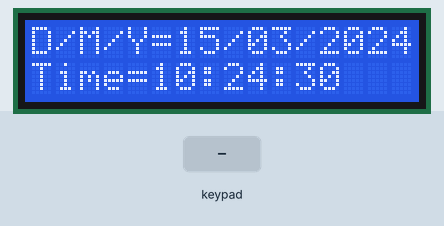
Simulated run of this sketch. Board: Arduino Uno, built with avr-gcc and run on an emulated ATmega328P. On the bench: 16×2 character LCD. Wiring (inferred from the names in the program): 24Cxx EEPROM at I2C address 0x50. The test bench sets the inputs (shaded band). The local clock reads 2024-03-15 10:24:30 at power-on unless the sketch sets it; EEPROM starts erased; what the sketch prints to the serial monitor is not drawn.

Above: at 1.0 s.
1.1 s: keypad keys 0 1 2 3 A pressed 0.4 s apart
At 3.5 s:
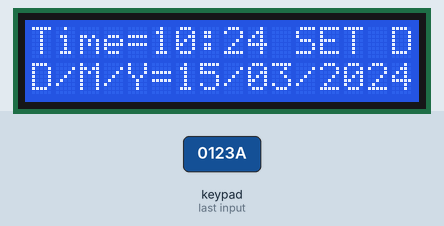
4.6 s: key 'A' pressed
At 5.6 s:
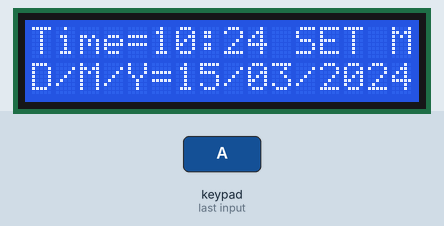
6.3 s: key 'B' pressed
7.9 s: key 'B' pressed
9.5 s: keypad keys 0 1 2 3 # pressed 0.4 s apart
At 12.8 s:
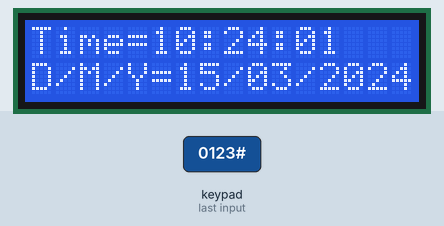
13.6 s: keypad keys 0 1 2 3 A pressed 0.4 s apart
At 15.8 s:
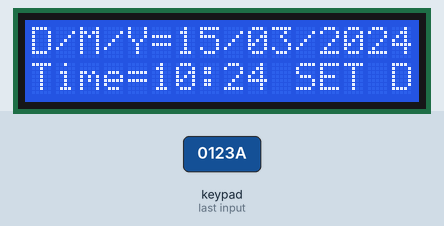
Timing chart, 0 to 17.3 s (numbered marks = the images above; inputs shaded):
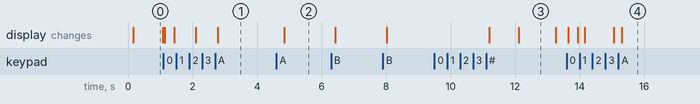

The sketch:

Lab_19_cp3.ino
```cpp
#include <Arduino_FreeRTOS.h>
#include <semphr.h>
#include <Wire.h>
#include <RTClib.h>
#include <LiquidCrystal_I2C.h>
#include <Keypad_I2C.h>
#include <Keypad.h>

#define LCD_ADDR     0x27
#define PCF_ADDR     0x20
#define EEPROM_ADDR  0x50

#define NUM_SLOTS    32

RTC_DS1307 rtc;
LiquidCrystal_I2C lcd(LCD_ADDR, 16, 2);

const byte ROWS = 4;
const byte COLS = 4;
char keys[ROWS][COLS] = {
  {'1', '2', '3', 'A'},
  {'4', '5', '6', 'B'},
  {'7', '8', '9', 'C'},
  {'*', '0', '#', 'D'}
};
byte rowPins[ROWS] = {0, 1, 2, 3};
byte colPins[COLS] = {4, 5, 6, 7};

Keypad_I2C customKeypad(makeKeymap(keys), rowPins, colPins, ROWS, COLS, PCF_ADDR);

SemaphoreHandle_t i2cMutex;

enum EditState { NORMAL, SET_HOUR, SET_MIN, SET_DAY, SET_MONTH, SET_YEAR };
EditState editMode = NORMAL;

int displayMode = 1;
int currentSlot = 0;
uint8_t currentSeq = 0;

int editHour = 0;
int editMin = 0;
int editDay = 1;
int editMonth = 1;
int editYear = 2026;
DateTime currentRTC;

int getMaxDays(int y, int m) {
  if (m == 2) {
    bool isLeap = ((y % 4 == 0 && y % 100 != 0) || (y % 400 == 0));
    return isLeap ? 29 : 28;
  }
  if (m == 4 || m == 6 || m == 9 || m == 11) return 30;
  return 31;
}

void writeEEPROM_24C32(uint16_t memAddr, uint8_t data) {
  Wire.beginTransmission(EEPROM_ADDR);
  Wire.write((uint8_t)(memAddr >> 8));
  Wire.write((uint8_t)(memAddr & 0xFF));
  Wire.write(data);
  Wire.endTransmission();
  delay(10);
}

uint8_t readEEPROM_24C32(uint16_t memAddr) {
  uint8_t rData = 0xFF;
  Wire.beginTransmission(EEPROM_ADDR);
  Wire.write((uint8_t)(memAddr >> 8));
  Wire.write((uint8_t)(memAddr & 0xFF));
  Wire.endTransmission();

  Wire.requestFrom((uint8_t)EEPROM_ADDR, (uint8_t)1);
  if (Wire.available()) {
    rData = Wire.read();
  }
  return rData;
}

void display_all_data_in_24C32() {
  Serial.println(F("\n--- Data in 24C32 EEPROM (Wear Leveling Slots) ---"));
  for (int i = 0; i < NUM_SLOTS * 2; i++) {
    uint8_t c = readEEPROM_24C32(i);
    if (i > 0 && i % 16 == 0) {
      Serial.println();
    }
    if (c < 0x10) Serial.print('0');
    Serial.print(c, HEX);
    Serial.print(' ');
  }
  Serial.println(F("\n-------------------------------------------------"));
}

void loadModeWearLeveling() {
  int bestSlot = -1;
  uint8_t maxSeq = 0;
  bool found = false;

  for (int i = 0; i < NUM_SLOTS; i++) {
    uint8_t seq = readEEPROM_24C32(i * 2);
    uint8_t mode = readEEPROM_24C32(i * 2 + 1);

    if (mode == 1 || mode == 2) {
      if (!found) {
        maxSeq = seq;
        bestSlot = i;
        found = true;
      } else {
        if ((uint8_t)(seq - maxSeq) < 128 && seq != maxSeq) {
          maxSeq = seq;
          bestSlot = i;
        }
      }
    }
  }

  if (found) {
    displayMode = readEEPROM_24C32(bestSlot * 2 + 1);
    currentSeq = maxSeq;
    currentSlot = (bestSlot + 1) % NUM_SLOTS;
  } else {
    displayMode = 1;
    currentSeq = 1;
    currentSlot = 0;
    writeEEPROM_24C32(0, currentSeq);
    writeEEPROM_24C32(1, displayMode);
    currentSlot = 1;
  }
}

void saveModeWearLeveling(uint8_t newMode) {
  currentSeq++;
  writeEEPROM_24C32(currentSlot * 2, currentSeq);
  writeEEPROM_24C32(currentSlot * 2 + 1, newMode);
  currentSlot = (currentSlot + 1) % NUM_SLOTS;
}

void TaskClock(void *pvParameters);
void TaskKeypad(void *pvParameters);

void setup() {
  Serial.begin(9600);
  Wire.begin();

  i2cMutex = xSemaphoreCreateMutex();

  xTaskCreate(TaskClock,  "ClockTask",  150, NULL, 1, NULL);
  xTaskCreate(TaskKeypad, "KeypadTask", 140, NULL, 2, NULL);

  vTaskStartScheduler();
}

void loop() {}

void printDateString() {
  lcd.print("D/M/Y=");
  int d = (editMode == NORMAL) ? currentRTC.day() : editDay;
  int m = (editMode == NORMAL) ? currentRTC.month() : editMonth;
  int y = (editMode == NORMAL) ? currentRTC.year() : editYear;

  if (d < 10) lcd.print('0');
  lcd.print(d);
  lcd.print('/');
  if (m < 10) lcd.print('0');
  lcd.print(m);
  lcd.print('/');
  lcd.print(y);
}

void printTimeString() {
  lcd.print("Time=");
  int h = (editMode == NORMAL) ? currentRTC.hour() : editHour;
  int mi = (editMode == NORMAL) ? currentRTC.minute() : editMin;

  if (h < 10) lcd.print('0');
  lcd.print(h);
  lcd.print(':');
  if (mi < 10) lcd.print('0');
  lcd.print(mi);

  if (editMode == NORMAL) {
    lcd.print(':');
    if (currentRTC.second() < 10) lcd.print('0');
    lcd.print(currentRTC.second());
    lcd.print("   ");
  } else if (editMode == SET_HOUR)  lcd.print(" SET H ");
  else if (editMode == SET_MIN)   lcd.print(" SET M ");
  else if (editMode == SET_DAY)   lcd.print(" SET D ");
  else if (editMode == SET_MONTH) lcd.print(" SET MO");
  else if (editMode == SET_YEAR)  lcd.print(" SET Y ");
}

void TaskClock(void *pvParameters) {
  if (xSemaphoreTake(i2cMutex, portMAX_DELAY) == pdTRUE) {
    lcd.init();
    lcd.backlight();
    lcd.clear();

    if (!rtc.begin()) {
      lcd.print("RTC Fail!");
    }

    // สั่งให้ Oscillator ทำงานถ้ายังไม่เริ่มรัน
    if (!rtc.isrunning()) {
      rtc.adjust(DateTime(F(__DATE__), F(__TIME__)));
    }

    loadModeWearLeveling();

    xSemaphoreGive(i2cMutex);
  }

  for (;;) {
    if (xSemaphoreTake(i2cMutex, portMAX_DELAY) == pdTRUE) {
      // ดึงเวลาจริงจาก RTC ตลอดเวลาเมื่ออยู่ในโหมดปกติ
      if (editMode == NORMAL) {
        currentRTC = rtc.now();
      }

      if (displayMode == 1) {
        lcd.setCursor(0, 0);
        printDateString();
        lcd.setCursor(0, 1);
        printTimeString();
      } else {
        lcd.setCursor(0, 0);
        printTimeString();
        lcd.setCursor(0, 1);
        printDateString();
      }

      xSemaphoreGive(i2cMutex);
    }
    vTaskDelay(pdMS_TO_TICKS(200));
  }
}

void TaskKeypad(void *pvParameters) {
  if (xSemaphoreTake(i2cMutex, portMAX_DELAY) == pdTRUE) {
    customKeypad.begin();
    xSemaphoreGive(i2cMutex);
  }

  for (;;) {
    char key = NO_KEY;

    if (xSemaphoreTake(i2cMutex, portMAX_DELAY) == pdTRUE) {
      key = customKeypad.getKey();
      xSemaphoreGive(i2cMutex);
    }

    if (key != NO_KEY) {
      // ปุ่ม 0: Toggle Mode 1 <-> Mode 2
      if (key == '0' && editMode == NORMAL) {
        displayMode = (displayMode == 1) ? 2 : 1;
        if (xSemaphoreTake(i2cMutex, portMAX_DELAY) == pdTRUE) {
          saveModeWearLeveling(displayMode);
          lcd.clear();
          display_all_data_in_24C32();
          xSemaphoreGive(i2cMutex);
        }
      }
      // ปุ่ม A: เข้าโหมดตั้ง วัน -> เดือน -> ปี -> วัน
      else if (key == 'A') {
        if (editMode == NORMAL) {
          editHour  = currentRTC.hour();
          editMin   = currentRTC.minute();
          editDay   = currentRTC.day();
          editMonth = currentRTC.month();
          editYear  = currentRTC.year();
          editMode  = SET_DAY;
        } else if (editMode == SET_DAY) {
          editMode = SET_MONTH;
        } else if (editMode == SET_MONTH) {
          editMode = SET_YEAR;
        } else if (editMode == SET_YEAR) {
          editMode = SET_DAY;
        } else if (editMode == SET_HOUR || editMode == SET_MIN) {
          editMode = SET_DAY;
        }
      }
      // ปุ่ม B: เข้าโหมดตั้ง ชั่วโมง <-> นาที
      else if (key == 'B') {
        if (editMode == NORMAL) {
          editHour  = currentRTC.hour();
          editMin   = currentRTC.minute();
          editDay   = currentRTC.day();
          editMonth = currentRTC.month();
          editYear  = currentRTC.year();
          editMode  = SET_HOUR;
        } else if (editMode == SET_HOUR) {
          editMode = SET_MIN;
        } else if (editMode == SET_MIN) {
          editMode = SET_HOUR;
        } else if (editMode == SET_DAY || editMode == SET_MONTH || editMode == SET_YEAR) {
          editMode = SET_HOUR;
        }
      }
      // ปุ่ม C: เพิ่มค่า (+1)
      else if (key == 'C' && editMode != NORMAL) {
        if (editMode == SET_HOUR)       editHour = (editHour + 1) % 24;
        else if (editMode == SET_MIN)   editMin = (editMin + 1) % 60;
        else if (editMode == SET_DAY) {
          int maxD = getMaxDays(editYear, editMonth);
          editDay = (editDay >= maxD) ? 1 : editDay + 1;
        }
        else if (editMode == SET_MONTH) {
          editMonth = (editMonth % 12) + 1;
          int maxD = getMaxDays(editYear, editMonth);
          if (editDay > maxD) editDay = maxD;
        }
        else if (editMode == SET_YEAR) {
          editYear = (editYear >= 2099) ? 2000 : editYear + 1;
          int maxD = getMaxDays(editYear, editMonth);
          if (editDay > maxD) editDay = maxD;
        }
      }
      // ปุ่ม D: ลดค่า (-1)
      else if (key == 'D' && editMode != NORMAL) {
        if (editMode == SET_HOUR)       editHour = (editHour == 0) ? 23 : editHour - 1;
        else if (editMode == SET_MIN)   editMin = (editMin == 0) ? 59 : editMin - 1;
        else if (editMode == SET_DAY) {
          int maxD = getMaxDays(editYear, editMonth);
          editDay = (editDay <= 1) ? maxD : editDay - 1;
        }
        else if (editMode == SET_MONTH) {
          editMonth = (editMonth <= 1) ? 12 : editMonth - 1;
          int maxD = getMaxDays(editYear, editMonth);
          if (editDay > maxD) editDay = maxD;
        }
        else if (editMode == SET_YEAR) {
          editYear = (editYear <= 2000) ? 2099 : editYear - 1;
          int maxD = getMaxDays(editYear, editMonth);
          if (editDay > maxD) editDay = maxD;
        }
      }
      // ปุ่ม #: บันทึกเวลาลง RTC DS1307
      else if (key == '#') {
        if (editMode != NORMAL) {
          if (xSemaphoreTake(i2cMutex, portMAX_DELAY) == pdTRUE) {
            rtc.adjust(DateTime(editYear, editMonth, editDay, editHour, editMin, 0));
            xSemaphoreGive(i2cMutex);
          }
          editMode = NORMAL;
        }
      }
    }
    vTaskDelay(pdMS_TO_TICKS(50));
  }
}
```

Measured:
- after the input at 1.1 s, the display: first changes at once (image 1 shows a later state)
- after the input at 4.6 s, the display: changes after 0.24 s (image 2)
- after the input at 9.5 s, the display: first changes after 1.7 s (image 3 shows a later state)
- after the input at 13.6 s, the display: first changes at once (image 4 shows a later state)
- what the display in image 0 shows lasts 0.9 s, from 0.2 s to 1.1 s
- what the display in image 3 shows lasts 1.2 s, from 12.1 s to 13.3 s
